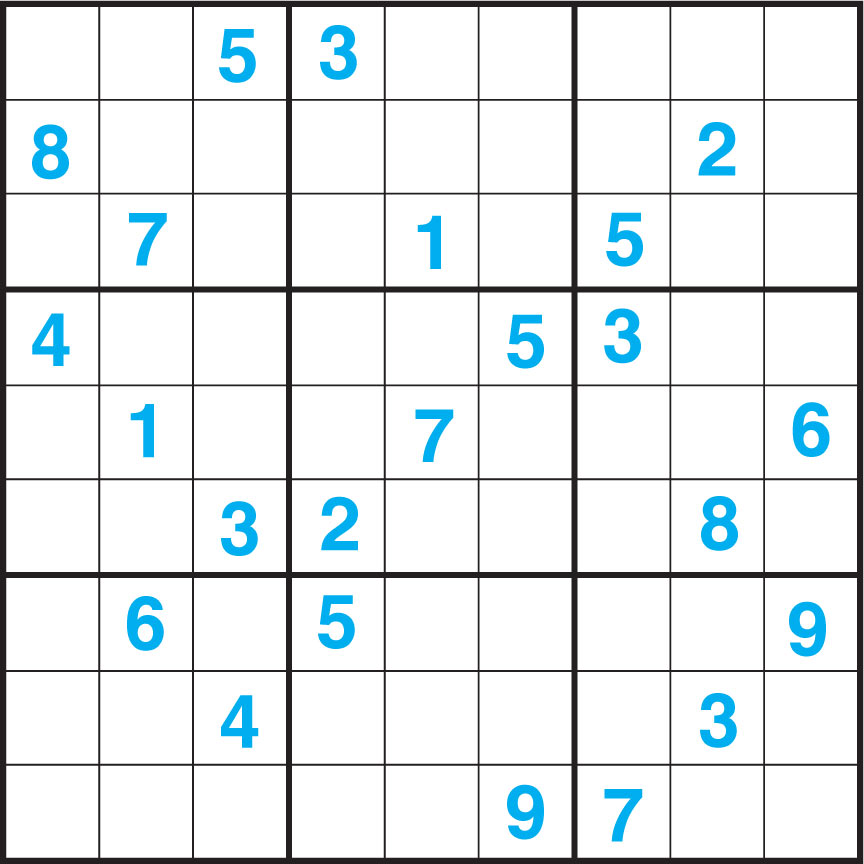
#> input picture Lab7/7_1.jpg, 864 x 864 px, found by its file name
$ python task71.py
#> lines starting #> are read from the running program, lines starting #| are printed output that depends on the picture; after the words box and inside, x2 and y2 are one past the last pixel; in counts of white or black regions, pixels touching at a corner belong together
import cv2, math
import numpy as np
def draw_line(rho, theta, img, color=(255, 255, 255), thickness=5):
    cos_t = math.cos(theta)
    sin_t = math.sin(theta)
    x0 = cos_t * rho
    y0 = sin_t * rho
    pt1 = int(x0 - 1000 * sin_t), int(y0 + 1000 * cos_t)
    pt2 = int(x0 + 1000 * sin_t), int(y0 - 1000 * cos_t)
    cv2.line(img, pt1, pt2, color, thickness)

#подготовка изобрадения
edit = cv2.imread('Lab7\\7_1.jpg')
#> edit is the input picture: shape (864, 864, 3); mean B, G, R 236.2, 234.1, 228.7
img=cv2.cvtColor(edit,cv2.COLOR_BGR2GRAY)
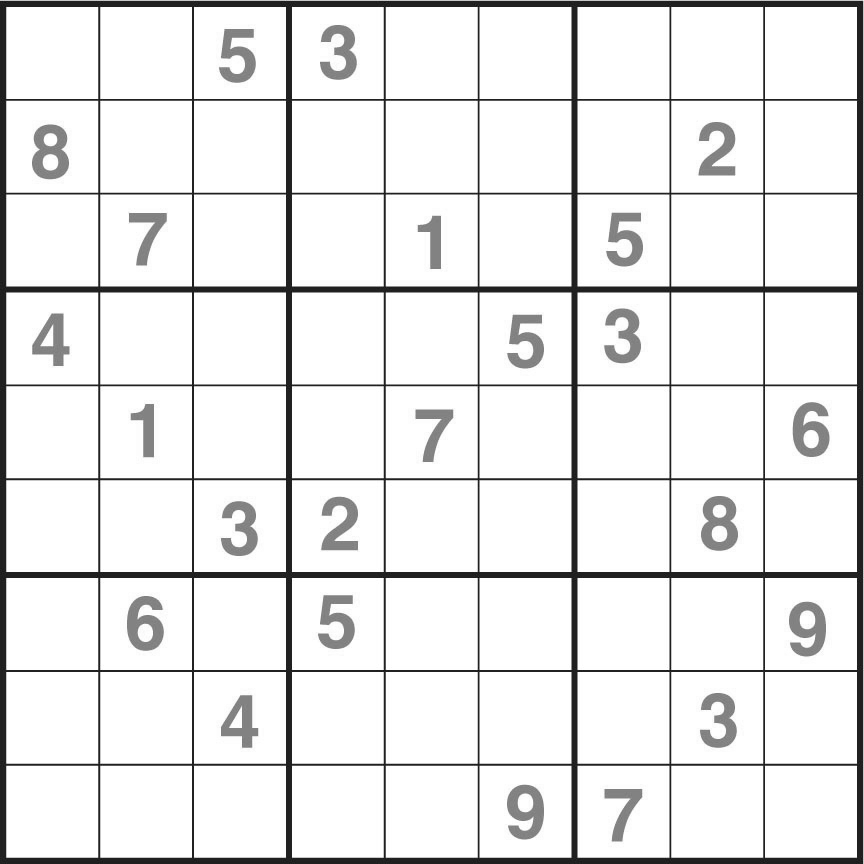
#> img: shape (864, 864); min 6, max 255, mean 232.7
_,img = cv2.threshold(img, 0, 255, cv2.THRESH_BINARY_INV + cv2.THRESH_OTSU)
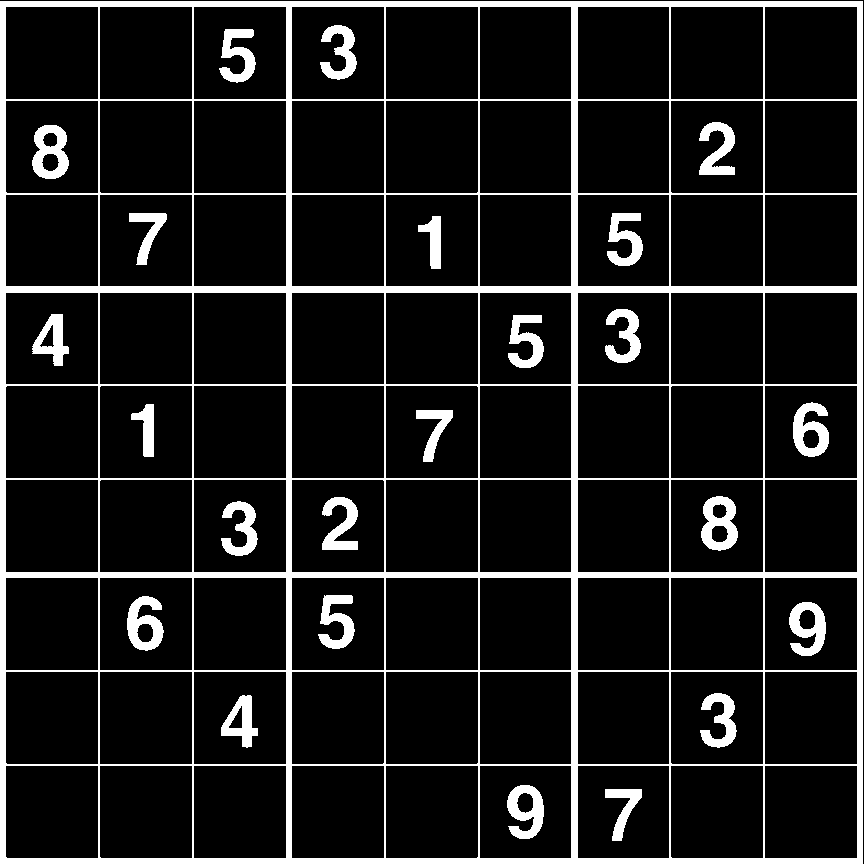
#> img: shape (864, 864); 11.5% white; 24 white regions, largest, box (x1, y1, x2, y2) and area: (0, 1, 863, 864) 62511, (701, 496, 738, 551) 1235, (32, 125, 69, 179) 1221
lines = cv2.HoughLines(img, 1.51, np.pi/180, int(img.shape[0]))
#> lines = 30 rows, first 8: [1.51, 0], [4.53, 0], [288.4, 0], [478.7, 0], [572.3, 0], [575.3, 0], [857.7, 0], [860.7, 0]

for line in lines:
    rho, theta = line[0]
    draw_line(rho, theta, edit)
#> this loop made 30 passes
#> (rho, theta, cos_t in draw_line, sin_t in draw_line, x0 in draw_line, y0 in draw_line, pt1 in draw_line, pt2 in draw_line) on passes 1 to 9: (1.51, 0, 1, 0, 1.51, 0, (1, 1000), (1, -1000)), (4.53, 0, 1, 0, 4.53, 0, (4, 1000), (4, -1000)), (288.4, 0, 1, 0, 288.4, 0, (288, 1000), (288, -1000)), (478.7, 0, 1, 0, 478.7, 0, (478, 1000), (478, -1000)), (572.3, 0, 1, 0, 572.3, 0, (572, 1000), (572, -1000)), (575.3, 0, 1, 0, 575.3, 0, (575, 1000), (575, -1000)), (857.7, 0, 1, 0, 857.7, 0, (857, 1000), (857, -1000)), (860.7, 0, 1, 0, 860.7, 0, (860, 1000), (860, -1000)), (1.51, 1.57, -4.37e-08, 1, -6.6e-08, 1.51, (-1000, 1), (999, 1))

cv2.imshow('orig',img)
cv2.imshow('edit',edit)
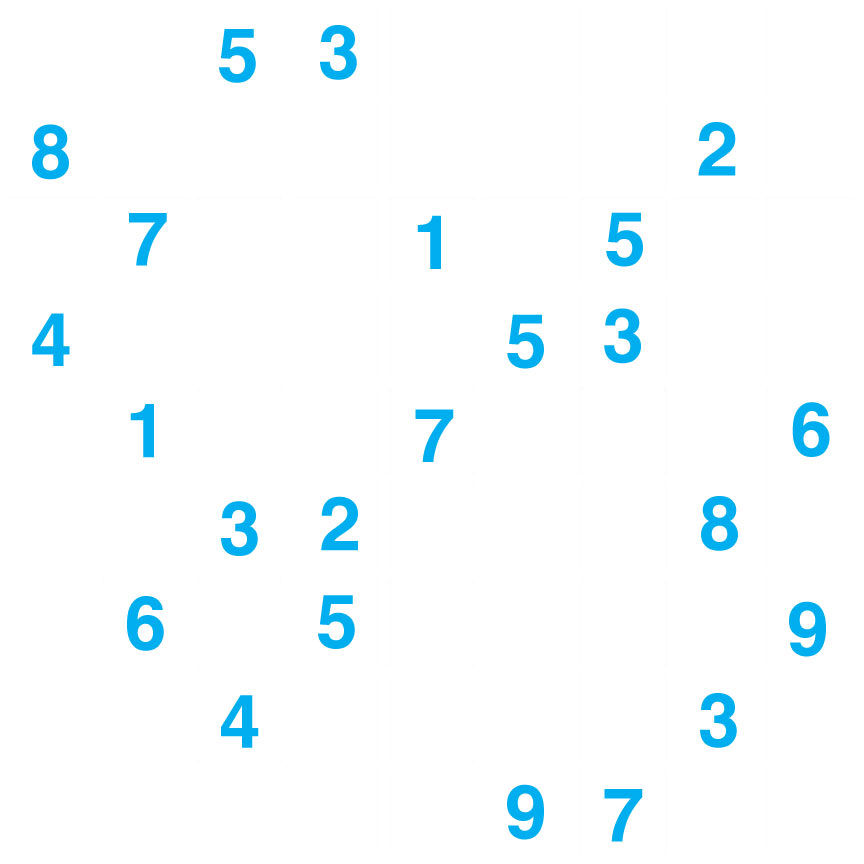
#> window 'edit': shape (864, 864, 3); mean B, G, R 254.3, 252.3, 246.6

if cv2.waitKey() == ord('s'):
#> (key Esc is pressed here)
    cv2.imwrite('Lab7\\results\\7_1_edited.jpg',edit)
